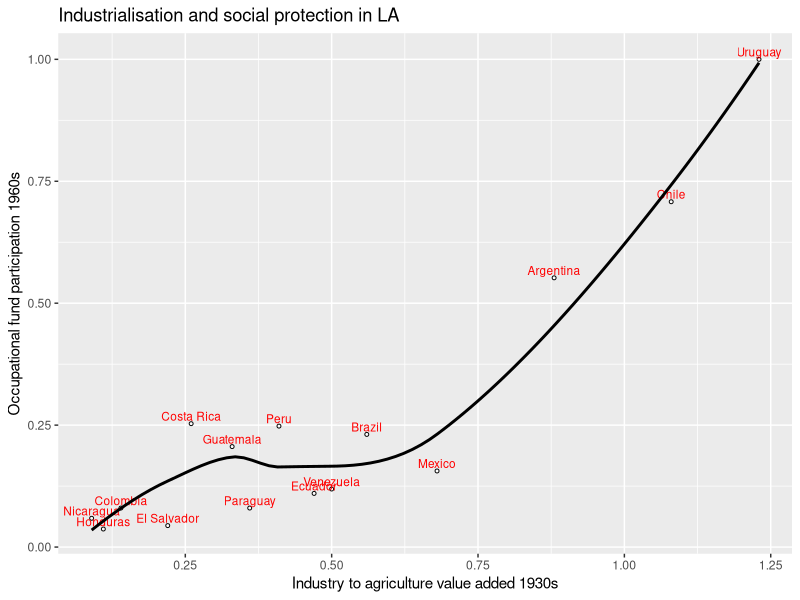
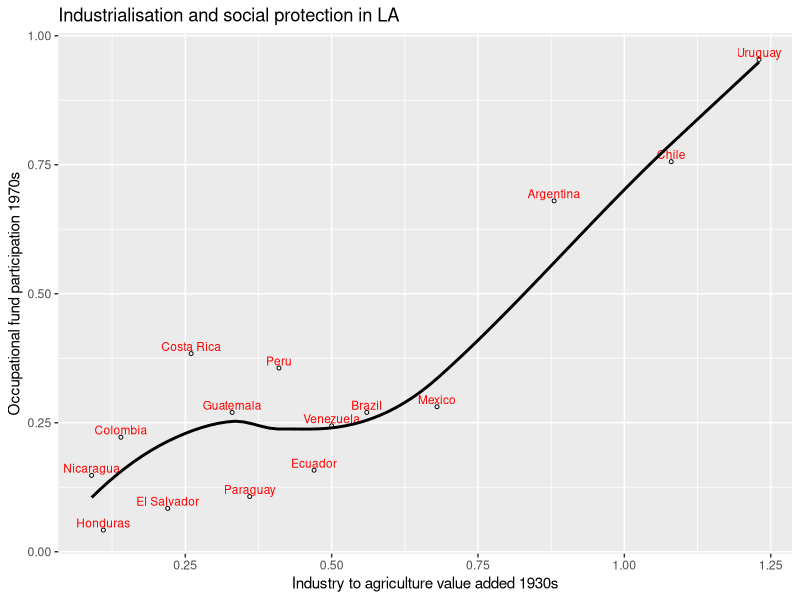
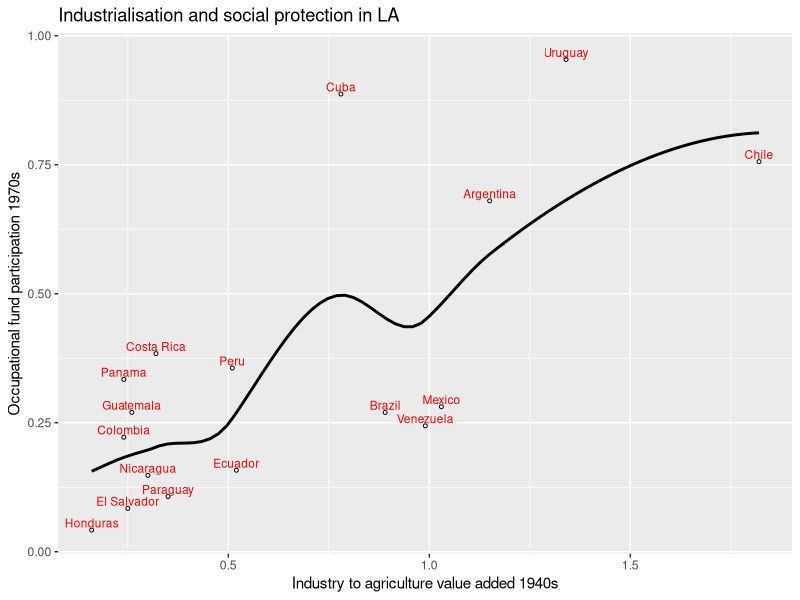

Reproduce these figures in R, in order.
## This file explores industrialisation effects on occupation insurance fund participation
## in the first incorporation period 1960-1979

## using first_inc_data.dta file containing decade averages:
## industrial to agriculture value added (MOxLAD); 
## trade union engagement and economic power in politics (Vdem) for 1920s to 1960s,
## and occupational insurance fund participation (Mesa-Lago) for 1960s, 1970s, 1980s and 1985.

library(haven)
firstinc <- read_dta("first_inc_data.dta")

library(ggplot2)

## using 1930s indus and 1960s participation

ggplot(firstinc, aes(dindus30 , xpart60 , label=(country))) +
  geom_point(color="black" , shape=21 , fill ="white", size = 1,  na.rm = TRUE) +
  geom_text(size=3 , color ="Red", vjust=-0.05 , nudge_y = 0.005) +
  geom_smooth(method=loess , color=("black") , se=FALSE) +
  labs(title = "Industrialisation and social protection in LA" ,
       x = "Industry to agriculture value added 1930s" ,
       y = "Occupational fund participation 1960s" ,
  )

## using 1930s indus and 1970s participation
ggplot(firstinc, aes(dindus30 , xpart70 , label=(country))) +
  geom_point(color="black" , shape=21 , fill ="white", size = 1,  na.rm = TRUE) +
  geom_text(size=3 , color ="Red", vjust=0 , nudge_y = 0.005) +
  geom_smooth(method=loess , color=("black") , se=FALSE) +
  labs(title = "Industrialisation and social protection in LA" ,
       x = "Industry to agriculture value added 1930s" ,
       y = "Occupational fund participation 1970s" ,
  )
     
## using 1940s indus and 1970s participation
ggplot(firstinc, aes(dindus40 , xpart70 , label=(country))) +
  geom_point(color="black" , shape=21 , fill ="white", size = 1,  na.rm = TRUE) +
  geom_text(size=3 , color ="Red", vjust=0 , nudge_y = 0.005 ) +
  geom_smooth(method=loess , color=("black") , se=FALSE) +
  labs(title = "Industrialisation and social protection in LA" ,
              x = "Industry to agriculture value added 1940s" ,
              y = "Occupational fund participation 1970s" ,
         )  